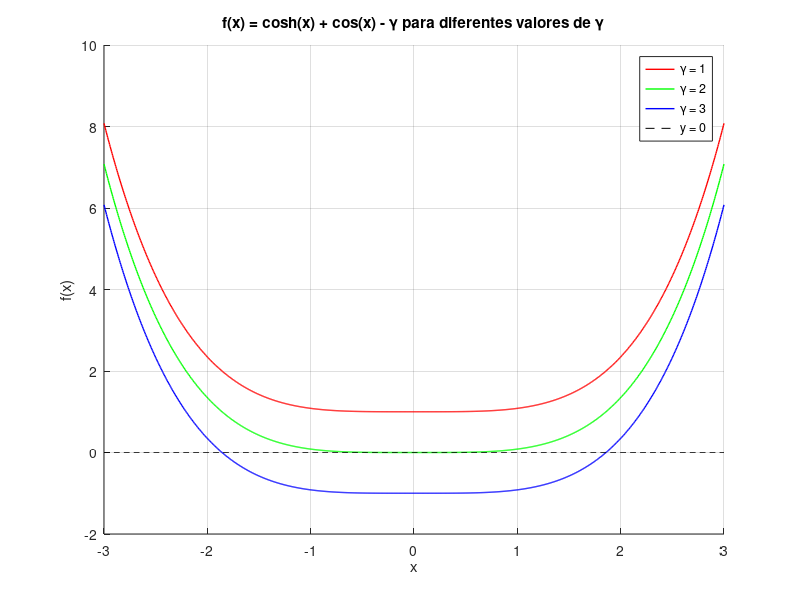

Recreate this plot in MATLAB.
clear all
clc
close all


x = linspace(-3, 3, 1000);
gammas = [1, 2, 3];
cores = ['r', 'g', 'b'];

figure(1);
hold on;
for i = 1:length(gammas)
    gamma = gammas(i);
    fx = cosh(x) + cos(x) - gamma;
    plot(x, fx, cores(i), 'LineWidth', 1);
endfor

# Adiciona linha horizontal y = 0
plot(x, zeros(size(x)), 'k--');

legend('γ = 1', 'γ = 2', 'γ = 3', 'y = 0');
xlabel('x');
ylabel('f(x)');
title('f(x) = cosh(x) + cos(x) - \gamma para diferentes valores de \gamma');
grid on;
hold off;
print('Ex6Fx.png', '-dpng', '-r300' );
